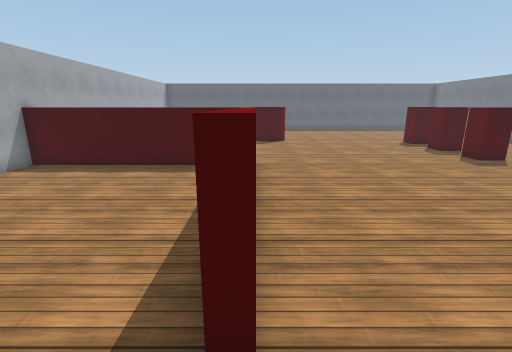
[1] (above)

15 first-person views from a walk through a robot-simulator world made for Webots. The camera is 0.51 m above the floor, tilts 14° down and sees 85° across. The floor is counted in squares, 0.25 m on a side. Each view is taken from the middle of a square. On the plan, view 1 faces up. The plan holds only what a view shows up to about 16 squares ahead; the rest is blank. Robots are left out. Webots' stock objects and surfaces are drawn as simple stand-ins.

[2]
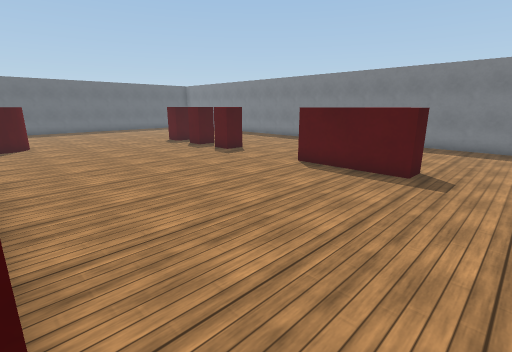

[3]
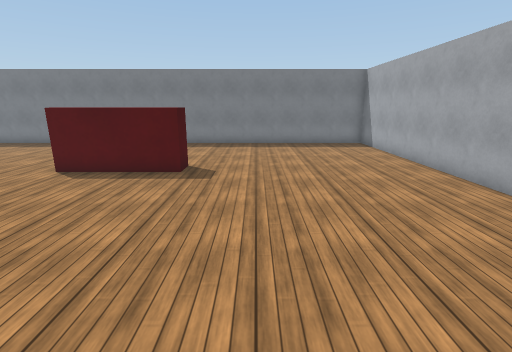

[4]
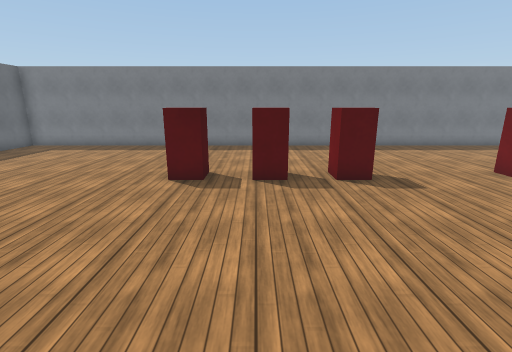

[5]
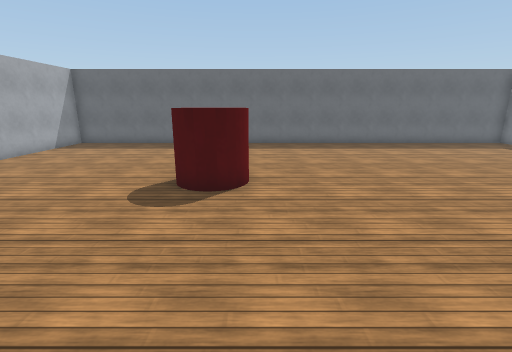

[6]
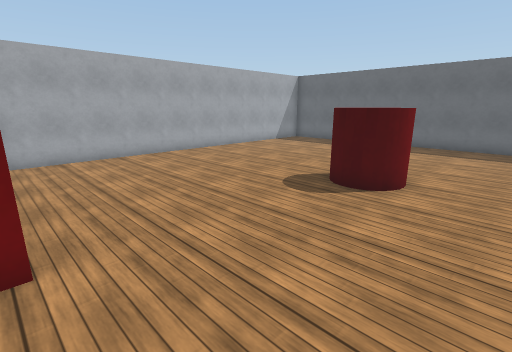

[7]
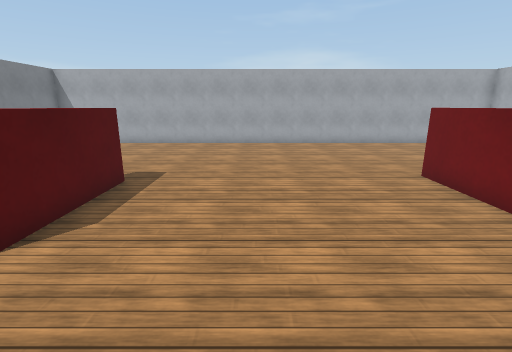

[8]
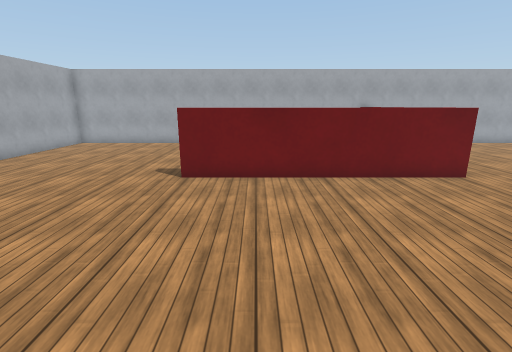

[9]
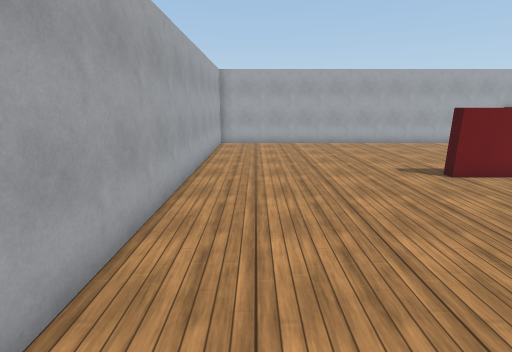

[10]
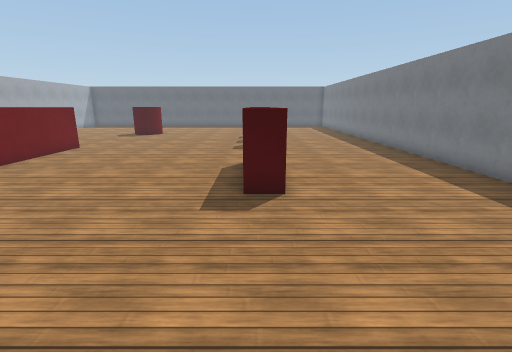

[11]
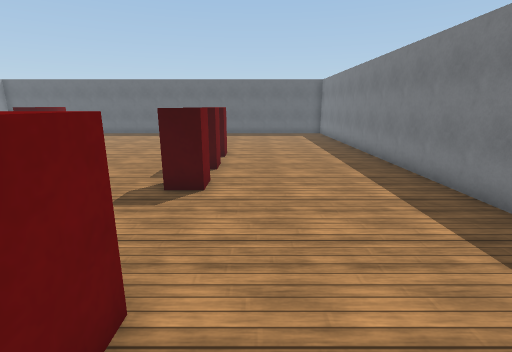

[12]
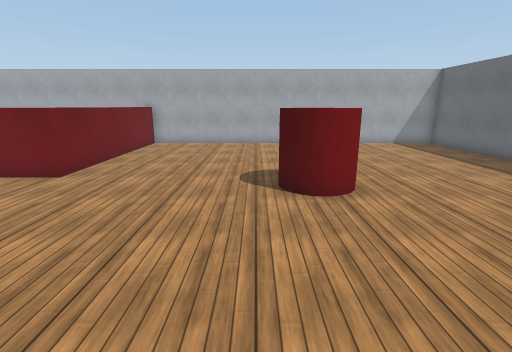

[13]
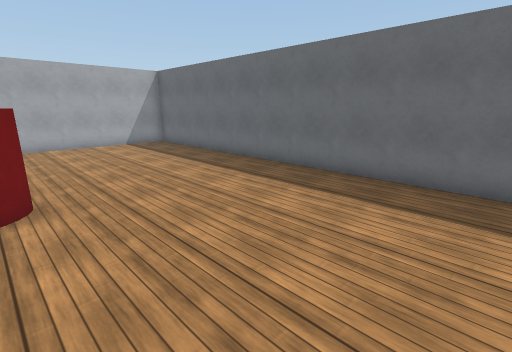

[14]
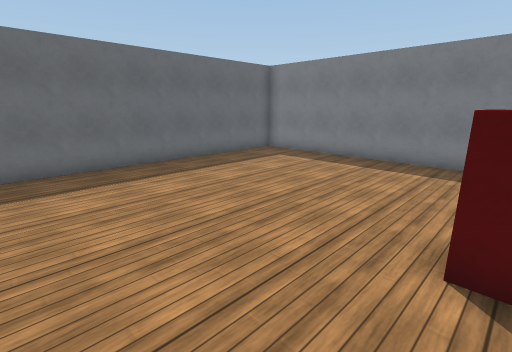

[15]
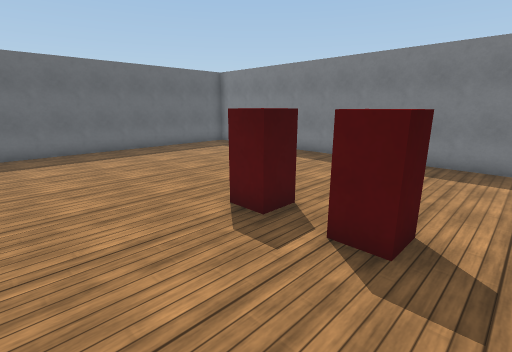

### Floor plan
Points are (right, up) in squares from view 1. A wall is a line through its corners. A room is listed if a view was taken in it or the views show most of it. See-through windows are left out.
Room 1 (views 1, 2, 3, 4, 5, 6, 7, 8, 9, 10, 11, 12, 13, 14, 15)
walls: (0, 10.2) (0, 1.8); (9.7, 6.4) (9.7, 5.1); (-8, -6) (16, -6) (16, 26) (-8, 26) (-8, -6)
low walls: (-0.6, 9.8) (-8.1, 9.8); (9, 6.4) (9.7, 6.4); (0, 1.8) (-0.5, 1.8); (9.8, 2.4) (8.7, 2.4) (8.7, 6.5); (-8, 10.2) (0, 10.2)
objects: red cylinder (0, 17) to (2, 19); red box (9, 11) to (10, 12); red box (9, 13) to (10, 14); red box (9, 15) to (10, 16)

Where each view was taken, in squares from view 1:
view 1: 0 up, 0 right, facing up
view 2: 0 up, 0 right, facing up-right
view 3: 0 up, 0 right, facing right
view 4: 14 up, 1 right, facing right
view 5: 10 up, 2 right, facing up
view 6: 10 up, 4 right, facing up-left
view 7: 10 up, 5 right, facing down
view 8: 4 up, 8 right, facing left
view 9: 4 down, 8 right, facing left
view 10: 4 down, 9 right, facing up
view 11: 4 up, 11 right, facing up
view 12: 16 up, 8 right, facing left
view 13: 18 up, 8 right, facing up-left
view 14: 16 up, 5 right, facing up-right
view 15: 12 up, 5 right, facing up-right
